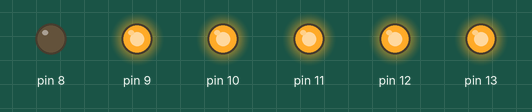
Recording of a sketch running on a simulated Arduino Uno, built with avr-gcc and run on an emulated ATmega328P. Shown: output pins drawn as LEDs (lit = HIGH).

Above: at 0.2 s.
At 1.7 s:
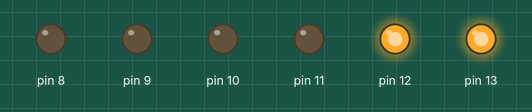
At 2.7 s:
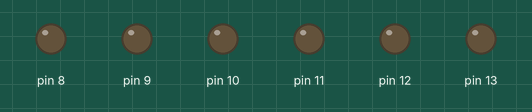
At 3.7 s:
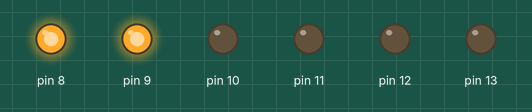
At 5.2 s:
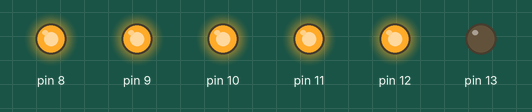
At 7.2 s:
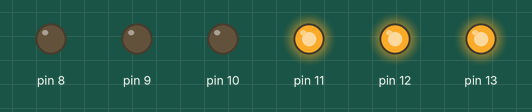
Timing chart, 0 to 7.8 s (numbered marks = the images above):
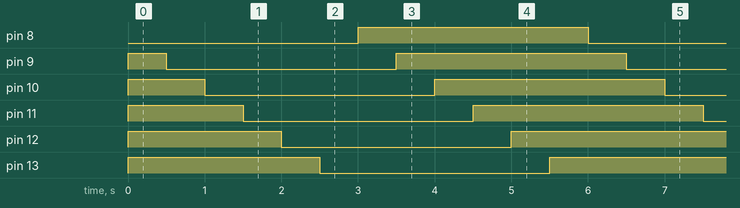

Measured:
- by itself, pin 8: alternates HIGH for 3.0 s and LOW for 3.0 s
- by itself, pin 9–13: repeats every 6.0 s: LOW 3.0 s, HIGH 3.0 s
- by itself, everything shown: repeats every 6.0 s, in 13 steps

The sketch:

wy20190624.ino
```cpp
void setup() {
  for(int i=8; i<=13; i++)
  {pinMode(i, OUTPUT);
  }
}

void loop() {
  for(int x=8; x<=13; x++)
  {
  digitalWrite(x, HIGH);
  }
  for(int x=8; x<=13; x++)
  {
    digitalWrite(x, LOW);
    delay(500);
  }
  for (int x=8; x<=13; x++)
  {
    digitalWrite(x,HIGH);
    delay(500);
  }
  for (int x=8; x<=13; x++)
  {
    digitalWrite(x,LOW);
   }
}
```
